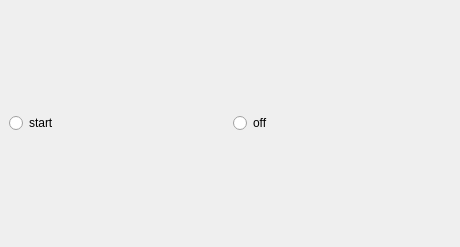
<?xml version="1.0" encoding="UTF-8"?>
<ui version="4.0">
 <class>MainWindow</class>
 <widget class="QMainWindow" name="MainWindow">
  <property name="geometry">
   <rect>
    <x>0</x>
    <y>0</y>
    <width>460</width>
    <height>247</height>
   </rect>
  </property>
  <property name="windowTitle">
   <string>MainWindow</string>
  </property>
  <widget class="QWidget" name="centralwidget">
   <layout class="QHBoxLayout" name="horizontalLayout">
    <item>
     <widget class="QRadioButton" name="radioButton">
      <property name="text">
       <string>start </string>
      </property>
     </widget>
    </item>
    <item>
     <widget class="QRadioButton" name="radioButton_2">
      <property name="text">
       <string>off</string>
      </property>
     </widget>
    </item>
   </layout>
  </widget>
 </widget>
 <resources>
  <include location="icons/resource.qrc"/>
 </resources>
 <connections/>
</ui>
